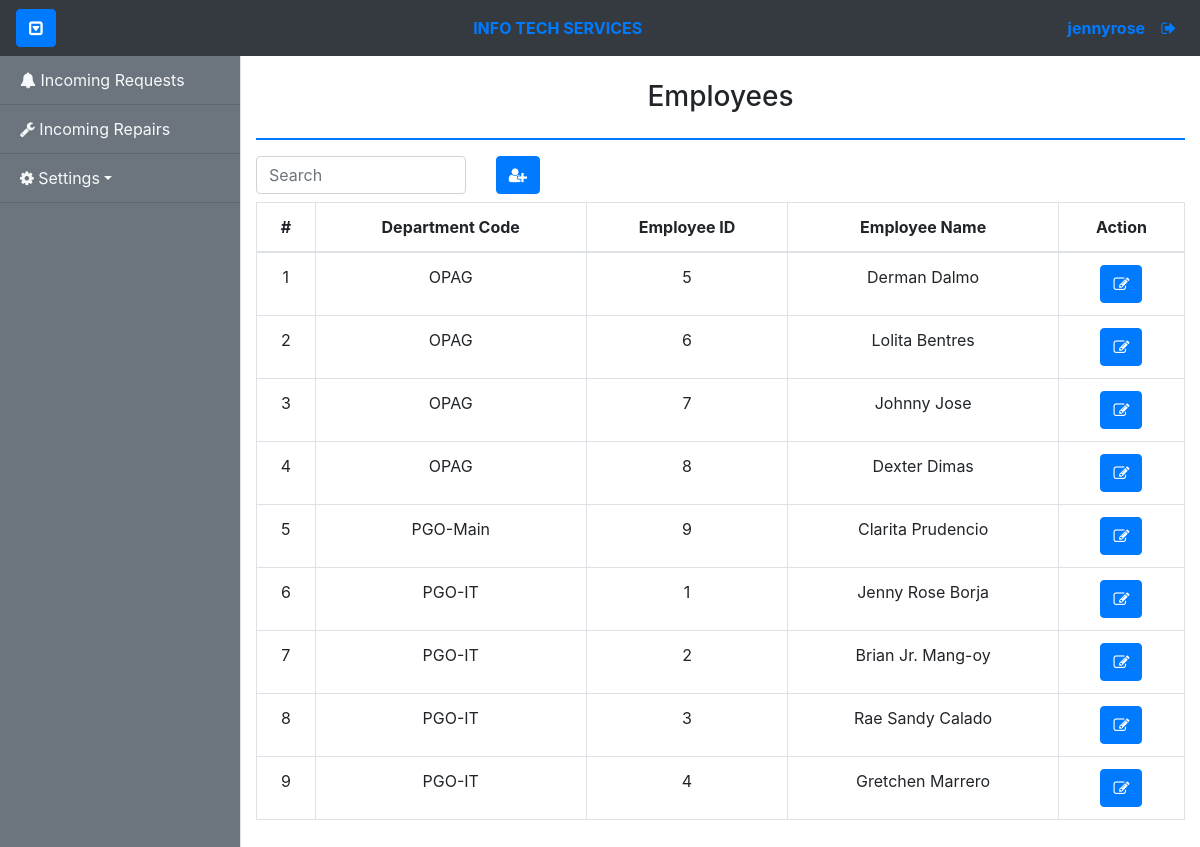
/admin/settings/employees.php (signed in), run on an earlier commit of the app's database.
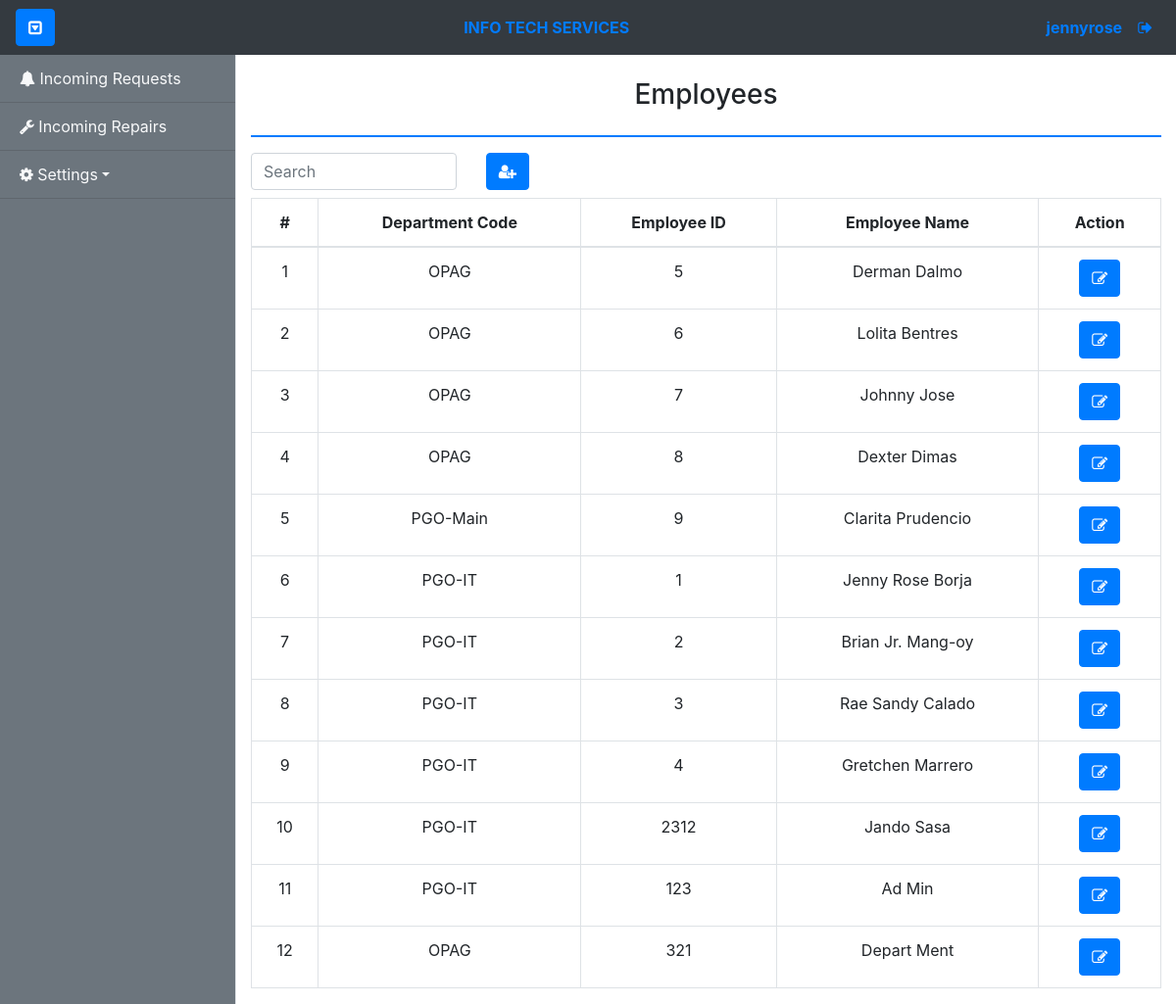
And on a later commit of the database.
### tables this page shows
CREATE TABLE `employee_tbl` (
  `emp_id` int(11) NOT NULL,
  `dept_id` int(11) DEFAULT NULL,
  `emp_idnum` int(255) NOT NULL,
  `emp_fname` varchar(255) NOT NULL,
  `emp_lname` varchar(255) NOT NULL,
  `emp_position` varchar(255) DEFAULT NULL
);

CREATE TABLE `department_tbl` (
  `dept_id` int(11) NOT NULL,
  `dept_code` varchar(255) NOT NULL,
  `dept_name` varchar(255) NOT NULL
);

### config/controllers/controller.php (called while the page is built, shortened)
<?php
class Controller
{
	public function getEmployee($emp_id = null)
	{
		global $con;
		if ($emp_id == null) {
			$qry = "SELECT * FROM employee_tbl INNER JOIN department_tbl ON employee_tbl.dept_id=department_tbl.dept_id";
			if ($con->query($qry)) {
				$result = $con->query($qry);
				$users = array();
				while ($row = $result->fetch_assoc()) {
					$users[] = $row;
				}
				return $users;
			} else {
				return false;
			}
		}
	}
}

### tables/employee-tbl.php (the view)
<?php
if($employees == 0 || $employees == false){
?>
  <div class="alert alert-info text-center">
    <?php echo "No Data Found!"; ?>
  </div>
<?php
}else{
?>
    <table class="table table-bordered text-center">
      <thead class="">
        <th>#</th>
        <th>Department Code</th>
        <th>Employee ID</th>
        <th>Employee Name</th>
        <th>Action</th>
      </thead>
      <tbody id="table_body">
        <?php
        $ctr = 1;
        foreach ($employees as $key => $value) {
        ?>
        <tr>
          	<td> <?=$ctr?> </td>
          	<td> <?=$value['dept_code']?> </td>
            <td> <?=$value['emp_idnum']?> </td>
          	<td> <?=$value['emp_fname']?> <?=$value['emp_lname']?>  </td>
            <td>
                <button type="button" class="btn btn-primary edit" id="<?=$value['emp_id']?>" data-toggle="tooltip" title="Edit"><i class="fa fa-pencil-square-o" aria-hidden="true"></i></button>
            </td>
        </tr>
        <?php
        $ctr+=1;
        }
        ?>
      </tbody>
    </table>
  </div>
</div>
<?php
}
?>

### admin/settings/employees.php (shortened to what this page needs)
<?php
require_once('../../config/db_connection.php');
include_once "../../config/controllers/controller.php";
$control = new Controller();
$employees = $control->getEmployee();
?>
<!DOCTYPE html>
<html class="h-100 w-100">
<head>
    <link href="../../plug-ins/bootstrap/css/bootstrap.min.css" rel="stylesheet">
    <link href="../../css/simple-sidebar.css" rel="stylesheet">
  	<link href="../../plug-ins/font-awesome/css/font-awesome.min.css" rel="stylesheet">
</head>
<body class="h-100 w-100">
	<div class="d-flex" id="wrapper">
	    <div class="bg-secondary border-right mt-5 pt-2" id="sidebar-wrapper">
	      <div class="list-group list-group-flush">
	        <a href="../incoming-requests.php" class="list-group-item list-group-item-action bg-secondary text-light border-bottom" ><i class="fa fa-bell" aria-hidden="true"></i> Incoming Requests</a>
	        <a href="../incoming-repairs.php" class="list-group-item list-group-item-action bg-secondary text-light border-bottom" ><i class="fa fa-wrench" aria-hidden="true"></i> Incoming Repairs</a>
	        <?php
	        if($_SESSION['usertype'] === 'admin' || $_SESSION['usertype'] === 'programmer'){
	       	?>
	        	<a href="#settingsSubmenu" data-toggle="collapse" aria-expanded="false" class="dropdown-toggle list-group-item list-group-item-action bg-secondary text-light"><i class="fa fa-cog" aria-hidden="true"></i> Settings</a>
		    <?php
	        }
	        ?>
	    </div>
		</div>
    <div class="h-100 w-100">
		<nav class="navbar fixed-top navbar-expand-sm navbar-dark bg-dark">
	        <button class="btn btn-primary" id="menu-toggle"  data-toggle="tooltip" title="Toggle Sidebar"><i class="fa fa-caret-square-o-down" aria-hidden="true"></i></button>
	        <div class="collapse navbar-collapse" id="navbarSupportedContent">
	          	<ul class="navbar-nav ml-auto">
		            <li class="nav-item active">
		              	<a class="nav-link text-primary font-weight-bold" href="../incoming-requests.php">INFO TECH SERVICES</a>
		            </li>
	          	</ul>
	        </div>
	        <div class="collapse navbar-collapse" id="navbarSupportedContent">
	          	<ul class="navbar-nav ml-auto mt-2 mt-lg-0">
		            <li class="nav-item">
		              	<a class="nav-link text-primary font-weight-bold disabled" ><?php echo $_SESSION['username']; ?></a>
		            </li>
		            <li class="nav-item">
		              	<a class="nav-link text-primary " href="../../logout.php" data-toggle="tooltip" title="Logout"><i class="fa fa-sign-out" aria-hidden="true"></i></a>
		            </li>
	          	</ul>
	        </div>
	    </nav>
	    <div class="container-fluid h-100" style="margin-top: 80px;">
	    	<div class="row">
	    		<p class="h3 mx-auto"> Employees </p>
	    	</div>
	    	<hr class="border border-bottom border-primary">
	    	<div class="row" >
	    		<div class="col-lg-3">
	    			<input type="text" class="form-control " id="search" placeholder="Search">
	    		</div>
	    		<div class="col-lg-3">
	                <button type="button" class="btn btn-primary" id="add"  data-toggle="tooltip" title="Add Employee"><i class="fa fa-user-plus" aria-hidden="true"></i></button>
	            </div>
	      	</div>
		</div>
        <div class="container-fluid mt-2">
        	<?php
        	include_once('../../tables/employee-tbl.php');
        	?>
        </div>
</body>
</html>

### css/simple-sidebar.css (style rules this page uses)
body { overflow-x: hidden; }
#sidebar-wrapper { min-height: 100vh; margin-left: -15rem; -webkit-transition: margin .25s ease-out; -moz-transition: margin .25s ease-out; -o-transition: margin .25s ease-out; transition: margin .25s ease-out; }
#sidebar-wrapper .list-group { width: 15rem; }
@media (min-width: 768px) { #sidebar-wrapper { margin-left: 0; } }

What changed in the data, as far as the page shows it:
added employee_tbl: dept.dept_code "PGO-IT", emp_idnum "2312", emp_fname "Jando", emp_lname "Sasa"
added employee_tbl: dept.dept_code "PGO-IT", emp_idnum "123", emp_fname "Ad", emp_lname "Min"
added employee_tbl: dept.dept_code "OPAG", emp_idnum "321", emp_fname "Depart", emp_lname "Ment"
